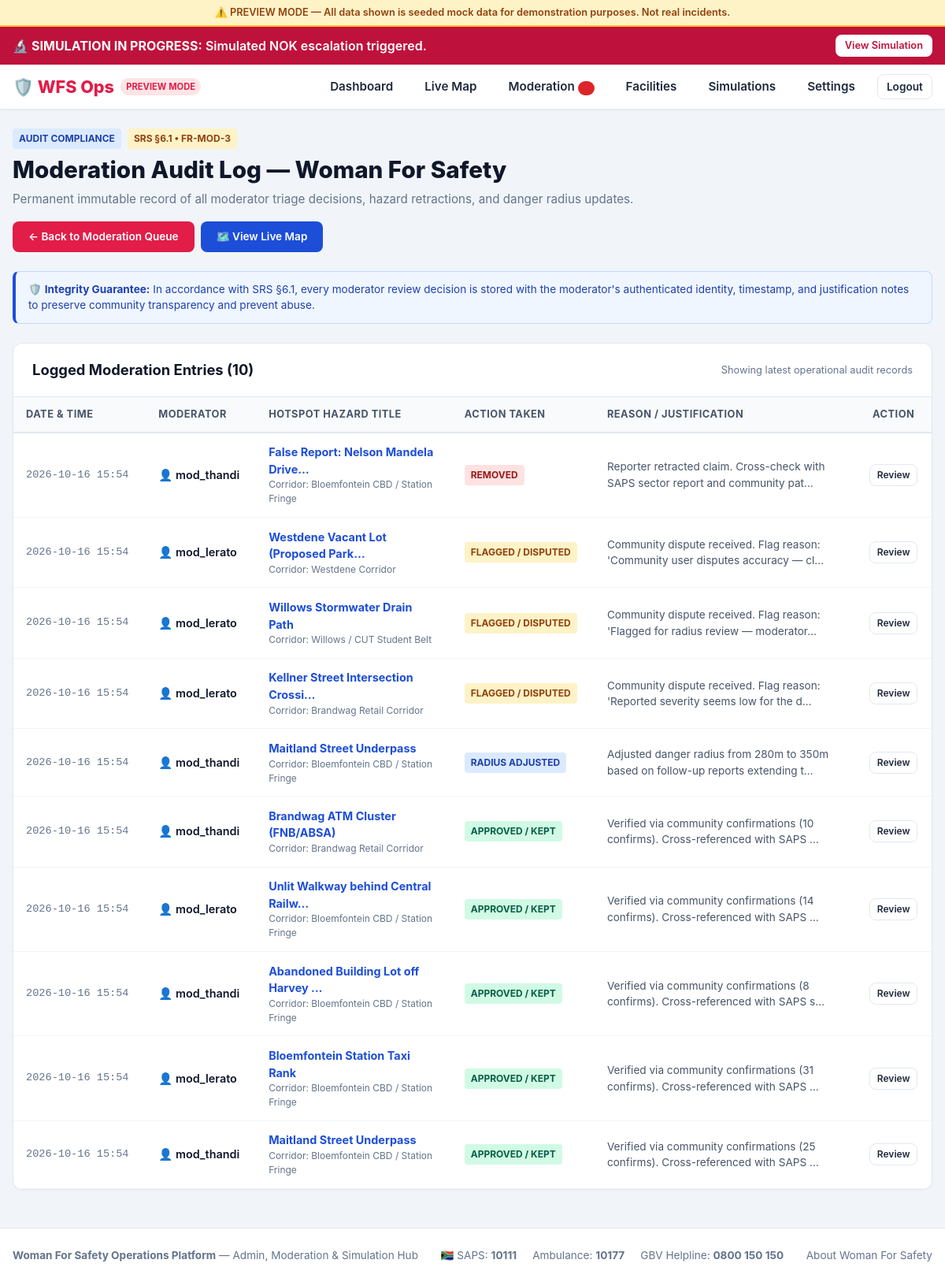
The app's page /moderation/log/ (signed in) with its own data.
### moderation/models.py (models this page shows, shortened)
class ModerationLog(models.Model):
    ACTION_KEPT = "kept"
    ACTION_REMOVED = "removed"
    ACTION_FLAGGED = "flagged"
    ACTION_RADIUS_ADJUSTED = "radius_adjusted"
    ACTION_CHOICES = [
        (ACTION_KEPT, "Kept / Approved as Genuine Hazard"),
        (ACTION_REMOVED, "Removed from Live Map"),
        (ACTION_FLAGGED, "Flagged / Disputed by Community"),
        (ACTION_RADIUS_ADJUSTED, "Danger Radius Modified"),
    ]
    moderator = models.ForeignKey(User, on_delete=models.SET_NULL, null=True, blank=True)
    hotspot = models.ForeignKey(Hotspot, on_delete=models.CASCADE, related_name="moderation_logs")
    action = models.CharField(max_length=30, choices=ACTION_CHOICES, default=ACTION_KEPT)
    reason = models.TextField(help_text="Audit explanation for this moderation decision.")
    created_at = models.DateTimeField(auto_now_add=True)
    class Meta:
        ordering = ["-created_at"]

### hotspots/models.py (models this page shows, shortened)
class Hotspot(models.Model):
    SEVERITY_LOW = "LOW"
    SEVERITY_MEDIUM = "MEDIUM"
    SEVERITY_HIGH = "HIGH"
    SEVERITY_CRITICAL = "CRITICAL"
    SEVERITY_CHOICES = [
        (SEVERITY_LOW, "Caution (Poor lighting, deserted)"),
        (SEVERITY_MEDIUM, "Moderate Risk (Frequent catcalling / verbal harassment)"),
        (SEVERITY_HIGH, "High Danger (Mugging, robbery, groping reported)"),
        (SEVERITY_CRITICAL, "Critical Hotspot (Severe violent assault / weapon sighted)"),
    ]
    CATEGORY_CHOICES = [
        ("LIGHTING", "Dark / Broken Streetlights"),
        ("HARASSMENT", "Catcalling & Stalking Area"),
        ("MUGGING", "Robbery / Mugging Hotspot"),
        ("ASSAULT", "Physical Assault / GBV Incident"),
        ("ISOLATED", "Isolated Alley / Abandoned Building"),
        ("TRANSPORT", "Unsafe Taxi Rank / Station Corner"),
    ]
    RISK_TIME_CHOICES = [
        ("ALL", "Dangerous Anytime"),
        ("NIGHT", "Dangerous After Dark (Night)"),
        ("RUSH", "Dangerous During Commute / Rush Hour"),
    ]
    CORRIDOR_CHOICES = [
        ("WESTDENE", "Westdene Corridor"),
        ("WILLOWS", "Willows / CUT Student Belt"),
        ("UNIVERSITAS", "Universitas / UFS Campus Fringe"),
        ("BRANDWAG", "Brandwag Retail Corridor"),
        ("CBD", "Bloemfontein CBD / Station Fringe"),
        ("OTHER", "Other Metro Corridor"),
    ]
    STATUS_PUBLISHED = "published"
    STATUS_FLAGGED = "flagged"
    STATUS_DISPUTED = "disputed"
    STATUS_REMOVED = "removed"
    STATUS_CHOICES = [
        (STATUS_PUBLISHED, "Published on Live Map"),
        (STATUS_FLAGGED, "Flagged for Moderator Review"),
        (STATUS_DISPUTED, "Disputed by Community"),
        (STATUS_REMOVED, "Removed by Moderator"),
    ]
    title = models.CharField(max_length=150, help_text="e.g. Unlit alley behind taxi rank")
    category = models.CharField(max_length=30, choices=CATEGORY_CHOICES, default="MUGGING")
    corridor = models.CharField(max_length=30, choices=CORRIDOR_CHOICES, default="WESTDENE", db_index=True)
    description = models.TextField(help_text="Provide context to help other women avoid this spot safely.")
    latitude = models.FloatField()
    longitude = models.FloatField()
    danger_radius_meters = models.PositiveIntegerField(
        default=250,
        help_text="Radius in meters where rerouting occurs and warnings activate."
    )
    severity = models.CharField(max_length=15, choices=SEVERITY_CHOICES, default=SEVERITY_HIGH)
    risk_time = models.CharField(max_length=10, choices=RISK_TIME_CHOICES, default="NIGHT")
    reported_by = models.ForeignKey(User, on_delete=models.SET_NULL, null=True, blank=True)
    is_anonymous = models.BooleanField(default=False)
    verification_status = models.CharField(
        max_length=20,
        choices=STATUS_CHOICES,
        default=STATUS_PUBLISHED,
        db_index=True,
        help_text="Current state in the post-publication moderation workflow (SRS §3.7)."
    )
    flag_reason = models.TextField(blank=True, help_text="Reason provided when flagged by community or user.")
    confirmations_count = models.PositiveIntegerField(default=1)
    active = models.BooleanField(default=True)
    created_at = models.DateTimeField(auto_now_add=True)
    updated_at = models.DateTimeField(auto_now=True)
    class Meta:
        ordering = ["-created_at"]

### moderation/views.py (the view)
# urls.py: path("log/", views.moderation_log_view, name="log"),
@login_required
def moderation_log_view(request):
    logs = ModerationLog.objects.all().select_related("moderator", "hotspot").order_by("-created_at")
    context = {
        "logs": logs,
        "moderation_logs": logs,
    }
    return render(request, "moderation/log.html", context)

### templates/moderation/log.html (shortened to what this page needs)
{% extends "base.html" %}
{% block content %}
<div style="display:flex; justify-content:space-between; align-items:center; flex-wrap:wrap; gap:1rem; margin-bottom:1.5rem;">
  <div>
    <div style="display:flex; align-items:center; gap:0.5rem; margin-bottom:0.25rem;">
      <span class="badge badge-police">Audit Compliance</span>
      <span class="badge badge-warning">SRS §6.1 &bull; FR-MOD-3</span>
    </div>
    <h1 style="font-size:1.85rem; font-weight:800; color:var(--dark); margin:0;">
      Moderation Audit Log — Woman For Safety
    </h1>
    <p style="color:#64748b; font-size:0.95rem; margin:0.25rem 0 0;">
      Permanent immutable record of all moderator triage decisions, hazard retractions, and danger radius updates.
    </p>
  </div>
  <div style="display:flex; gap:0.5rem;">
    <a href="{% url 'moderation:dashboard' %}" class="btn btn-primary" style="font-size:0.85rem;">
      &larr; Back to Moderation Queue
    </a>
    <a href="{% url 'hotspots:map' %}" class="btn btn-police" style="font-size:0.85rem;">
      🗺️ View Live Map
    </a>
  </div>
</div>
<div style="background:#eff6ff; border:1px solid #bfdbfe; border-left:4px solid var(--police-blue); border-radius:0.5rem; padding:0.75rem 1rem; margin-bottom:1.5rem; font-size:0.85rem; color:#1e40af;">
  🛡️ <strong>Integrity Guarantee:</strong> In accordance with SRS §6.1, every moderator review decision is stored with the moderator's authenticated identity, timestamp, and justification notes to preserve community transparency and prevent abuse.
</div>
<div class="card" style="padding:0; overflow:hidden;">
  <div style="padding:1.25rem 1.5rem; border-bottom:1px solid #e2e8f0; display:flex; justify-content:space-between; align-items:center; flex-wrap:wrap; gap:0.5rem;">
    <h3 class="card-title" style="margin:0; font-size:1.15rem;">
      Logged Moderation Entries ({{ logs.count|default:moderation_logs.count|default:0 }})
    </h3>
    <span style="font-size:0.8rem; color:#64748b;">Showing latest operational audit records</span>
  </div>
  <div style="overflow-x:auto;">
    <table style="width:100%; border-collapse:collapse; text-align:left; font-size:0.9rem;">
      <thead>
        <tr style="background:#f8fafc; border-bottom:2px solid #e2e8f0; color:#475569; font-size:0.8rem; text-transform:uppercase; letter-spacing:0.5px;">
          <th style="padding:0.75rem 1rem; font-weight:700;">Date &amp; Time</th>
          <th style="padding:0.75rem 1rem; font-weight:700;">Moderator</th>
          <th style="padding:0.75rem 1rem; font-weight:700;">Hotspot Hazard Title</th>
          <th style="padding:0.75rem 1rem; font-weight:700;">Action Taken</th>
          <th style="padding:0.75rem 1rem; font-weight:700;">Reason / Justification</th>
          <th style="padding:0.75rem 1rem; font-weight:700; text-align:center;">Action</th>
        </tr>
      </thead>
      <tbody>
        {% for log in logs|default:moderation_logs %}
          <tr style="border-bottom:1px solid #f1f5f9; transition:background 0.15s;" onmouseover="this.style.background='#f8fafc'" onmouseout="this.style.background='transparent'">
            <td style="padding:0.85rem 1rem; white-space:nowrap; font-size:0.85rem; color:#64748b; font-family:monospace;">
              {{ log.created_at|date:"Y-m-d H:i" }}
            </td>
            <td style="padding:0.85rem 1rem; font-weight:600; color:var(--dark);">
              👤 {{ log.moderator.username|default:"System / Automated" }}
            </td>
            <td style="padding:0.85rem 1rem; max-width:240px;">
              <a href="{% url 'moderation:review' log.hotspot.id %}" style="color:var(--police-blue); font-weight:700; text-decoration:none;" title="{{ log.hotspot.title }}">
                {{ log.hotspot.title|truncatechars:35 }}
              </a>
              <div style="font-size:0.75rem; color:#64748b;">
                Corridor: {{ log.hotspot.get_corridor_display|default:log.hotspot.corridor }}
              </div>
            </td>
            <td style="padding:0.85rem 1rem; white-space:nowrap;">
              {% if log.action == 'kept' %}
                <span class="badge badge-success">Approved / Kept</span>
              {% elif log.action == 'removed' %}
                <span class="badge badge-danger">Removed</span>
              {% elif log.action == 'flagged' %}
                <span class="badge badge-warning">Flagged / Disputed</span>
              {% elif log.action == 'radius_adjusted' %}
                <span class="badge badge-police">Radius Adjusted</span>
              {% else %}
                <span class="badge badge-police">{{ log.get_action_display|default:log.action|title }}</span>
              {% endif %}
            </td>
            <td style="padding:0.85rem 1rem; color:#475569; font-size:0.85rem; max-width:320px;" title="{{ log.reason }}">
              {{ log.reason|truncatechars:80 }}
            </td>
            <td style="padding:0.85rem 1rem; text-align:center; white-space:nowrap;">
              <a href="{% url 'moderation:review' log.hotspot.id %}" class="btn btn-outline" style="padding:0.25rem 0.55rem; font-size:0.75rem;">
                Review
              </a>
            </td>
          </tr>
        {% endfor %}
      </tbody>
    </table>
  </div>
</div>
{% endblock %}

### static/css/safeher.css (style rules this page uses)
:root { --primary: #e11d48; --primary-hover: #be123c; --primary-light: #ffe4e6; --police-blue: #1d4ed8; --police-light: #dbeafe; --hospital-green: #059669; --hospital-light: #d1fae5; --shelter-purple: #7c3aed; --shelter-light: #ede9fe; --dark: #0f172a; --surface: #ffffff; --surface-alt: #f8fafc; --border: #e2e8f0; --text: #1e293b; --text-muted: #64748b; --warning: #f59e0b; --danger: #dc2626; --success: #10b981; }
* { box-sizing: border-box; margin: 0; padding: 0; }
body { font-family: -apple-system, BlinkMacSystemFont, "Segoe UI", Roboto, "Helvetica Neue", Arial, sans-serif; color: var(--text); background-color: #f1f5f9; line-height: 1.5; -webkit-font-smoothing: antialiased; }
.btn { display: inline-flex; align-items: center; justify-content: center; gap: 0.5rem; padding: 0.6rem 1.25rem; font-size: 0.95rem; font-weight: 600; border-radius: 0.5rem; text-decoration: none; border: none; cursor: pointer; transition: all 0.2s; }
.btn-primary { background: var(--primary); color: #ffffff; }
.btn-outline { background: transparent; border: 1px solid var(--border); color: var(--text); }
.btn-police { background: var(--police-blue); color: #ffffff; }
.card { background: var(--surface); border-radius: 0.75rem; border: 1px solid var(--border); padding: 1.5rem; margin-bottom: 1.25rem; box-shadow: 0 1px 3px rgba(0,0,0,0.03); }
.card-title { font-size: 1.25rem; font-weight: 700; margin-bottom: 0.5rem; color: var(--dark); }
.badge { display: inline-block; padding: 0.25rem 0.5rem; font-size: 0.75rem; font-weight: 700; border-radius: 0.25rem; text-transform: uppercase; }
.badge-danger { background: #fee2e2; color: #991b1b; }
.badge-warning { background: #fef3c7; color: #92400e; }
.badge-success { background: #d1fae5; color: #065f46; }
.badge-police { background: #dbeafe; color: #1e40af; }

### records on screen
ModerationLog: created_at "2026-10-16 15:54", moderator.username "mod_thandi", hotspot "False Report: Nelson Mandela Drive…", hotspot.corridor "Bloemfontein CBD / Station Fringe", action "REMOVED", reason "Reporter retracted claim. Cross-check with SAPS sector report and community pat…"
ModerationLog: created_at "2026-10-16 15:54", moderator.username "mod_lerato", hotspot "Westdene Vacant Lot (Proposed Park…", hotspot.corridor "Westdene Corridor", action "FLAGGED / DISPUTED", reason "Community dispute received. Flag reason: 'Community user disputes accuracy — cl…"
ModerationLog: created_at "2026-10-16 15:54", moderator.username "mod_lerato", hotspot "Willows Stormwater Drain Path", hotspot.corridor "Willows / CUT Student Belt", action "FLAGGED / DISPUTED", reason "Community dispute received. Flag reason: 'Flagged for radius review — moderator…"
ModerationLog: created_at "2026-10-16 15:54", moderator.username "mod_lerato", hotspot "Kellner Street Intersection Crossi…", hotspot.corridor "Brandwag Retail Corridor", action "FLAGGED / DISPUTED", reason "Community dispute received. Flag reason: 'Reported severity seems low for the d…"
ModerationLog: created_at "2026-10-16 15:54", moderator.username "mod_thandi", hotspot "Maitland Street Underpass", hotspot.corridor "Bloemfontein CBD / Station Fringe", action "RADIUS ADJUSTED", reason "Adjusted danger radius from 280m to 350m based on follow-up reports extending t…"
ModerationLog: created_at "2026-10-16 15:54", moderator.username "mod_thandi", hotspot "Brandwag ATM Cluster (FNB/ABSA)", hotspot.corridor "Brandwag Retail Corridor", action "APPROVED / KEPT", reason "Verified via community confirmations (10 confirms). Cross-referenced with SAPS …"
ModerationLog: created_at "2026-10-16 15:54", moderator.username "mod_lerato", hotspot "Unlit Walkway behind Central Railw…", hotspot.corridor "Bloemfontein CBD / Station Fringe", action "APPROVED / KEPT", reason "Verified via community confirmations (14 confirms). Cross-referenced with SAPS …"
ModerationLog: created_at "2026-10-16 15:54", moderator.username "mod_thandi", hotspot "Abandoned Building Lot off Harvey …", hotspot.corridor "Bloemfontein CBD / Station Fringe", action "APPROVED / KEPT", reason "Verified via community confirmations (8 confirms). Cross-referenced with SAPS s…"
ModerationLog: created_at "2026-10-16 15:54", moderator.username "mod_lerato", hotspot "Bloemfontein Station Taxi Rank", hotspot.corridor "Bloemfontein CBD / Station Fringe", action "APPROVED / KEPT", reason "Verified via community confirmations (31 confirms). Cross-referenced with SAPS …"
ModerationLog: created_at "2026-10-16 15:54", moderator.username "mod_thandi", hotspot "Maitland Street Underpass", hotspot.corridor "Bloemfontein CBD / Station Fringe", action "APPROVED / KEPT", reason "Verified via community confirmations (25 confirms). Cross-referenced with SAPS …"

### other values on screen
{{ logs.count|default:moderation_logs.count|default:0 }} "10"
